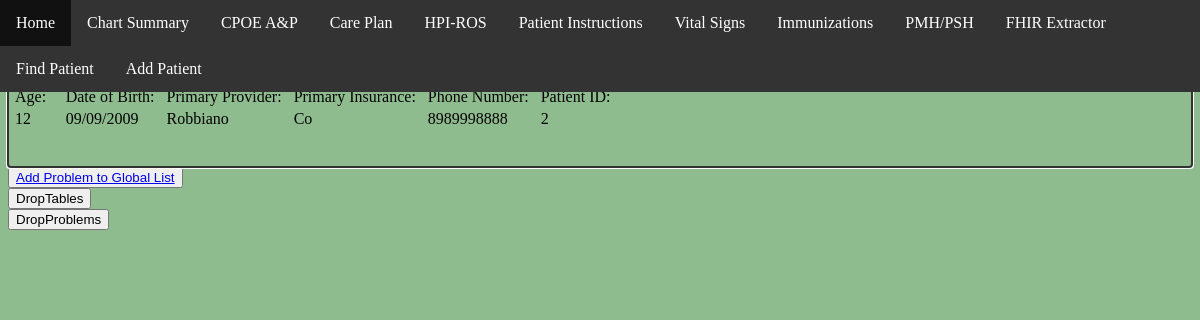
/home/2, run on an earlier commit of the app's database.
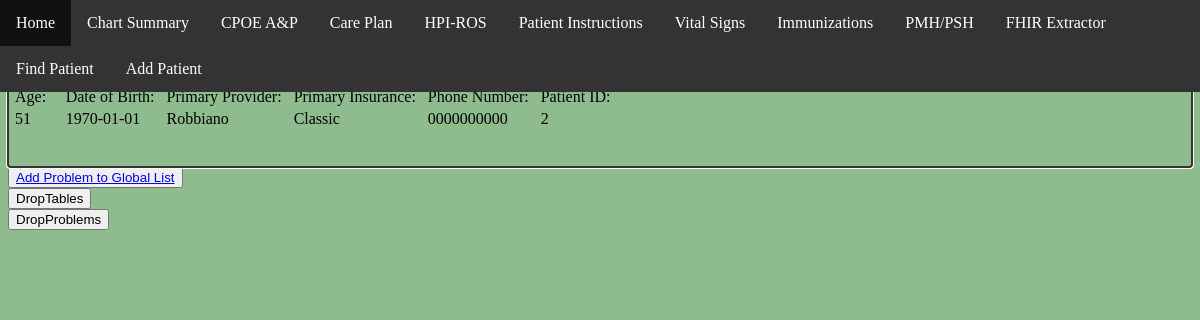
And on a later commit of the database.
### main.py (models this page shows)
class Patients(db.Model):
    id = db.Column(db.Integer, primary_key=True)
    First = db.Column(db.String(40))
    Last = db.Column(db.String(100))
    DateOfBirth = db.Column(db.String(90))
    Age = db.Column(db.String(10))
    Insurance = db.Column(db.String(150))
    PrimaryProvider = db.Column(db.String(50))
    Phone = db.Column(db.String(50))

### main.py (the view)
@app.route('/home/<pid>', methods=['GET', 'POST'])
def home(pid):
    patient = Patients.query.filter_by(id=pid)
    return render_template('home.html', patient=patient)

### templates/home.html (shortened to what this page needs)
{% extends "base.html" %}
{% block content %}
<br>
<div class="banner">
    {% for pt in patient %}
    <table>
        <tr>
            <td><div class="bannerName"> {{ pt.First }} </div></td>
            <td><div class="bannerName"> {{ pt.Last }} </div></td>
        </tr>
        <tr>
            <td>Age:</td>
            <td>Date of Birth:</td>
            <td>Primary Provider:</td>
            <td>Primary Insurance:</td>
            <td>Phone Number:</td>
            <td>Patient ID:</td>
        </tr>
        <tr>
            <td> {{ pt.Age }} </td>
            <td> {{ pt.DateOfBirth }} </td>
            <td> {{ pt.PrimaryProvider }} </td>
            <td> {{ pt.Insurance }} </td>
            <td> {{ pt.Phone }} </td>
            <td>  {{ pt.id }} </td>
        </tr>
    </table> <br> <br>
    {% endfor %}
</div>
<button id="addProblemToGlobal" name="addProblemToGlobal"><a href="/AddProblemGlobal">Add Problem to Global List</a></button>
<form action="/DropTables" method="post">
    <button type="submit" id="dropTables" name="dropTables">DropTables</button>
</form>
<form action="/DropProblems" method="post">
    <button type="submit" id="dropProblems" name="dropProblems">DropProblems</button>
</form>
{% endblock %}

### templates/base.html (shortened to what this page needs)
<!DOCTYPE html>
<html lang="en">
<head>
    <link href="/static/style.css" rel="stylesheet"/>
    <link rel="stylesheet" href="https://use.fontawesome.com/releases/v5.6.3/css/all.css">
</head>
<body>
 {% for pt in patient %}
 <div id="navBar1">
        <nav>
            <ul>
                <li> <a href="/home/{{ pt.id }}">Home</a></li>
                <li> <a href="/ChartSummary/{{ pt.id }}">Chart Summary</a></li>
                <li> <a href="/CPOE/{{ pt.id }}">CPOE A&P</a> </li>
                <li> <a href="/CarePlan/{{ pt.id}}">Care Plan</a> </li>
                <li> <a href="/HPI">HPI-ROS</a></li>
                <li> <a href="/PtInstructions">Patient Instructions</a></li>
                <li> <a href="/VS">Vital Signs</a></li>
                <li> <a href="/Immunizations">Immunizations</a></li>
                <li> <a href="/PMHPSH">PMH/PSH</a></li>
                <li> <a href="/FHIRExtract">FHIR Extractor</a> </li>
                <li id="right1"> <a href="/findPatient">Find Patient</a></li>
                <li id="right2"> <a href="/AddPt">Add Patient</a></li>
            </ul>
        </nav>
    </div>
 {% endfor %}
 {% block content %}
{% endblock %}
</body>
</html>

What changed in the data, as far as the page shows it:
changed Patients "Robbiano": Age "12" → "51"; DateOfBirth "09/09/2009" → "1970-01-01"; Insurance "Co" → "Classic"; Phone "8989998888" → "0000000000"
